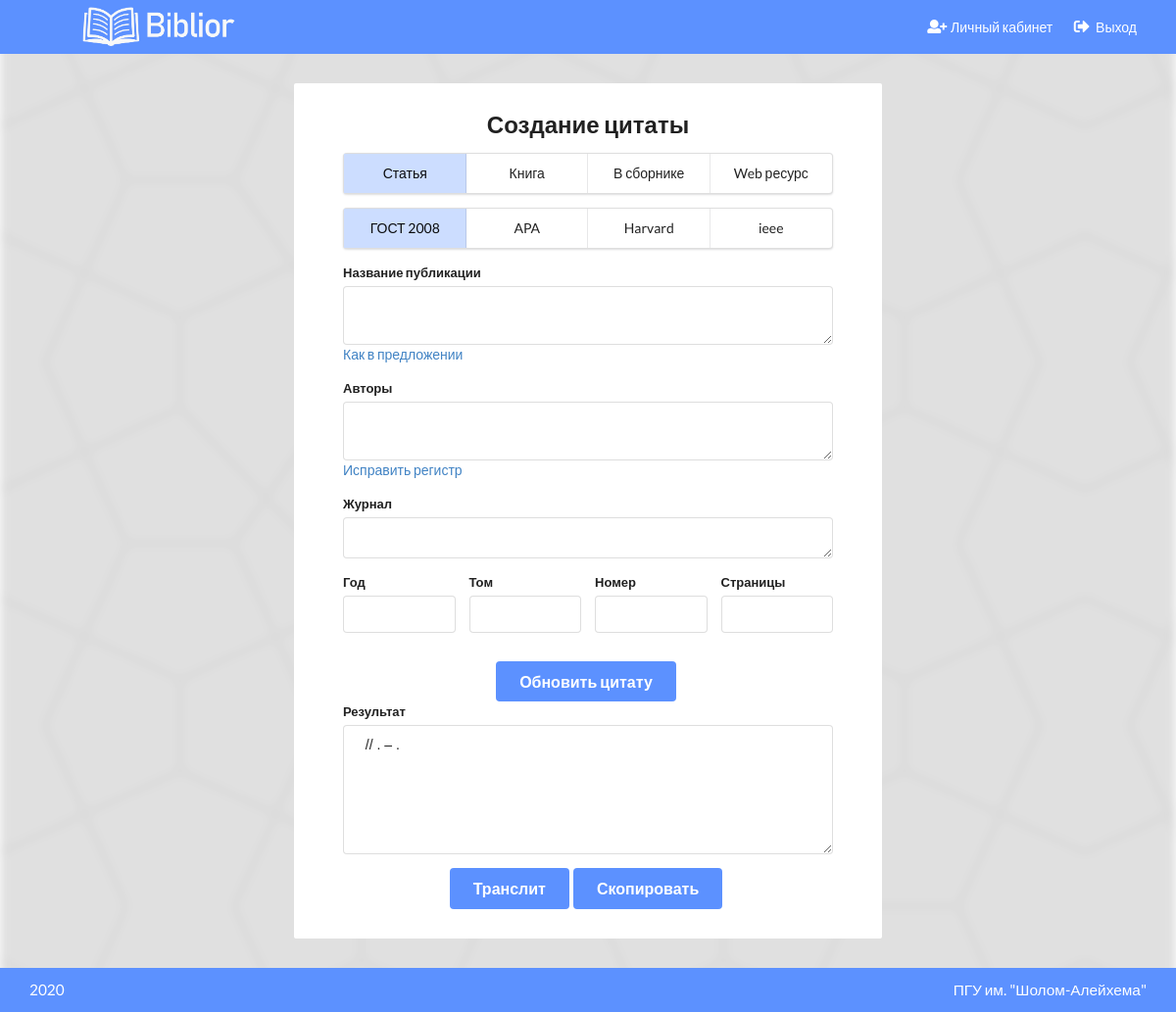
Page /publication/?type=journal-article&pub_id=32&source=personal-area (signed in) on the earlier database version.
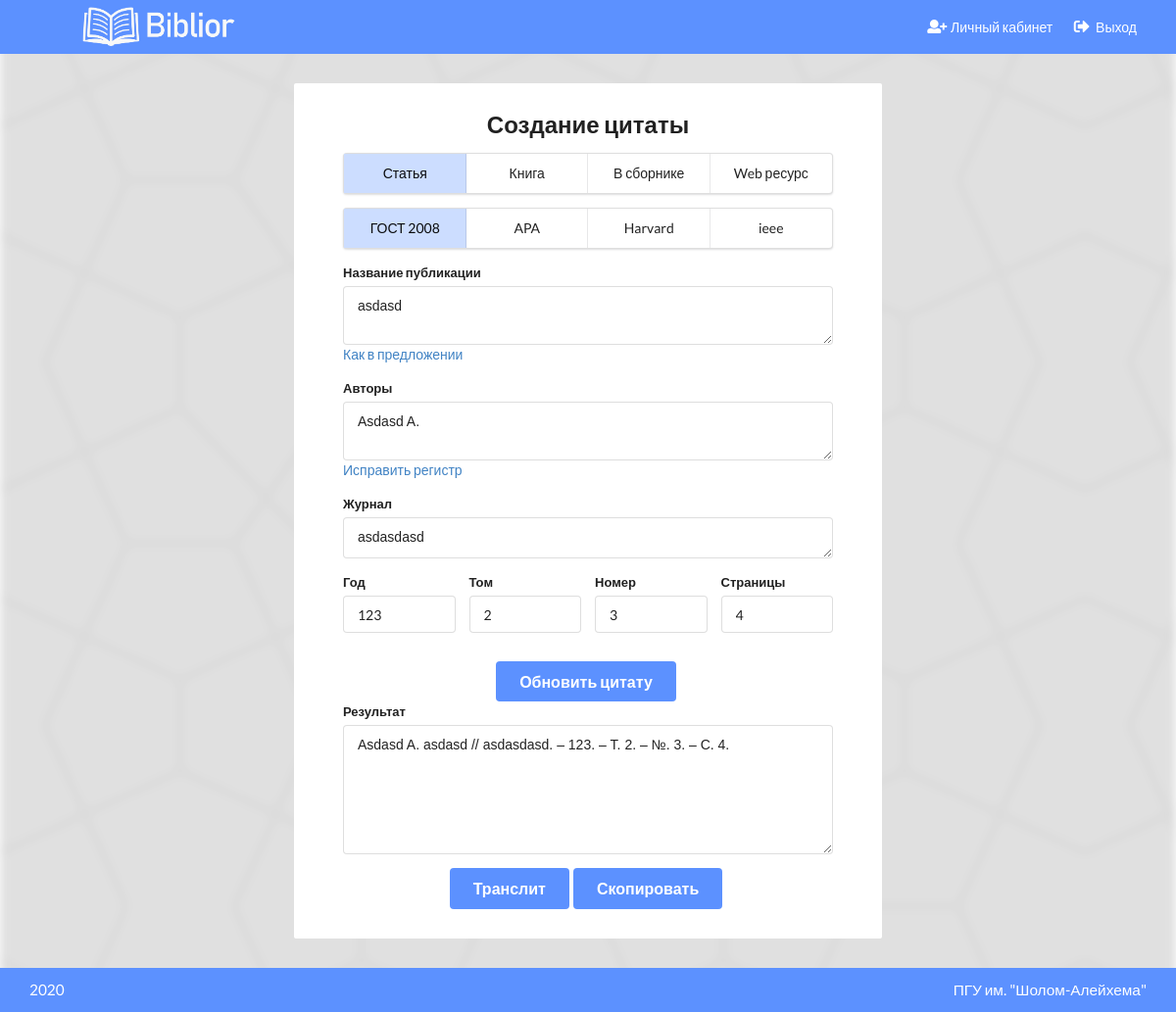
Same page on the later database version.
### Publications/models.py (models this page shows, shortened)
class Publication(models.Model):
    objects = MyManager()
    user = models.ForeignKey(User, on_delete=models.CASCADE, related_name='pubs')
    type = models.CharField(max_length=32)
    doi = models.CharField(max_length=64)
    url = models.URLField(default=None, null=True)
    title = models.CharField(max_length=256)
    container_title = models.CharField(max_length=128, blank=True)
    publisher = models.CharField(max_length=128, blank=True)
    author = models.CharField(max_length=128)
    issue = models.CharField(max_length=4, blank=True)
    volume = models.CharField(max_length=4, blank=True)
    issued = models.CharField(max_length=4)
    page = models.CharField(max_length=10, blank=True)
    update_dt = models.DateTimeField(auto_now=True)
    class Meta:
        verbose_name = 'Публикация'
        verbose_name_plural = 'Публикации'
        indexes = [models.Index(fields=['doi'])]
        ordering = ['-update_dt']

### Publications/views.py (the view)
# urls.py: path('', cite, name='cite'),
def cite(request):
    doi = request.GET.get('doi')
    pub_type = request.GET.get('type')
    pub_id = request.GET.get('pub_id')
    source = request.GET.get('source', '')
    if request.method == 'POST':
        pub = dict(request.POST)
        for key, value in pub.items():
            pub[key] = value[0]
    else:
        pub = None
    data = {'type': pub_type, 'doi': doi, 'pub': pub, 'pub_id': pub_id, 'uid': uuid.uuid4().hex}
    if not pub and (pub_id or doi):
        if source == 'personal-area' and request.user.is_authenticated:
            if pub_id:
                pub = Publication.objects.get_or_none(user=request.user, id=pub_id)
            else:
                pub = Publication.objects.get_or_none(user=request.user, doi=doi)
            if pub:
                data['custom'] = True
                data['pub'] = pub
            else:
                get_publication(doi, data['uid'])
        else:
            get_publication(doi, data['uid'])
    return render(request, 'Publications/Citation.html', data)

### utils/model_manager.py (called while the page is built)
    def get_or_none(self, **kwargs):
        try:
            return self.get(**kwargs)
        except ObjectDoesNotExist:
            return None

### utils/search_query.py (called while the page is built)
@make_async
def get_publication(doi, uid):
    url = f'http://api.crossref.org/works/{doi}'
    r = requests.get(url)
    publication = json.loads(r.content.decode('utf-8'))['message']
    publication = reformat(publication)
    if publication['type'] == 'book':
        gost = get_gost_book(publication)
    else:
        gost = get_gost_article(publication)
    pub_results[uid] = {'gost': gost, 'publication': publication}

### templates/Publications/Citation.html (shortened to what this page needs)
{% extends 'base.html' %}
{% block content %}
    <div class="ui container">
        <div class="child-center">
            <div class="paper cblock">
                <div class="content">
                    <div class="child-center">
                        <div class="form">
                            <h2 class="ui center aligned header">Создание цитаты</h2>
                            <div id="pub_type" class="ui four item menu">
                                <a class="{% if type == 'journal-article' or not type and not doi %}active{% endif %} item"
                                   data-value="journal-article">Статья</a>
                                <a class="{% if type == 'book' %}active{% endif %} item" data-value="book">Книга</a>
                                <a class="{% if type == 'book-chapter' %}active{% endif %} item"
                                   data-value="book-chapter">В сборнике</a>
                                <a class="{% if type == 'web' %}active{% endif %} item" data-value="web">Web ресурс</a>
                            </div>
                            <div id="cite_template" data-input-name="cite_template" class="ui four item menu">
                                <a class="active item" data-value="gost">ГОСТ 2008</a>
                                <a class="item" data-value="apa">APA</a>
                                <a class="item" data-value="harvard">Harvard</a>
                                <a class="item" data-value="ieee">ieee</a>
                            </div>
                            <form action=""
                                  class="ui form remove-empty-values {% if not custom and pub and doi %}warning{% endif %} error">
                                {% if not type or type == 'journal-article' %}
                                    {% include 'Publications/journal_form.html' %}
                                {% else %}
                                    {% include 'Publications/journal_form.html' %}
                                {% endif %}
                                <div class="child-center">
                                    <button id="update-cite" class="large ui primary button">
                                        Обновить цитату
                                    </button>
                                </div>
                            </form>
                            <div class="ui form">
                                <div class="field">
                                    <label>Результат</label>
                                    <textarea name="result" rows="6"></textarea>
                                </div>
                                <div class="child-center">
                                    <a id="translitbtn" class="large ui primary button">
                                        Транслит
                                    </a>
                                    <a id="copy-btn" onclick="copyToClipboard()" class="large ui primary button">
                                        Скопировать
                                    </a>
                                </div>
                            </div>
                        </div>
                    </div>
                </div>
            </div>
        </div>
    </div>
{% endblock %}

### templates/Publications/journal_form.html (shortened to what this page needs)
<div id="journal-article-form">
    <div class="field">
        <label>Название публикации</label>
        <textarea name="title"
                  rows="2">{{ pub.title|default_if_none:"" }}</textarea>
        <div class="sixteen wide">
            <a id="toSentence">Как в предложении</a>
        </div>
    </div>
    <div class="field">
        <label>Авторы</label>
        <textarea name="author"
                  rows="2">{{ pub.author|default_if_none:"" }}</textarea>
        <div class="sixteen wide">
            <a id="fixRegistr">Исправить регистр</a>
        </div>
    </div>
    <div class="field">
        <label>Журнал</label>
        <textarea name="container_title"
                  rows="1">{{ pub.container_title|default_if_none:"" }}</textarea>
    </div>
    <div class="four fields">
        <div class="field">
            <label>Год</label>
            <input name="issued" value="{{ pub.issued|default_if_none:"" }}">
        </div>
        <div class="field">
            <label>Том</label>
            <input name="volume" value="{{ pub.volume|default_if_none:"" }}">
        </div>
        <div class="field">
            <label>Номер</label>
            <input name="issue" value="{{ pub.issue|default_if_none:"" }}">
        </div>
        <div class="field">
            <label>Страницы</label>
            <input name="page" value="{{ pub.page|default_if_none:"" }}">
        </div>
    </div>
</div>

Differences in the rows shown:
added Publication: title "asdasd", author "Asdasd A.", container_title "asdasdasd", issued "123", volume "2", issue "3", page "4"
Other differences:
form field result: "// . – ." → "Asdasd A. asdasd // asdasdasd. – 123. – Т. 2. – №. 3. – С. 4."
